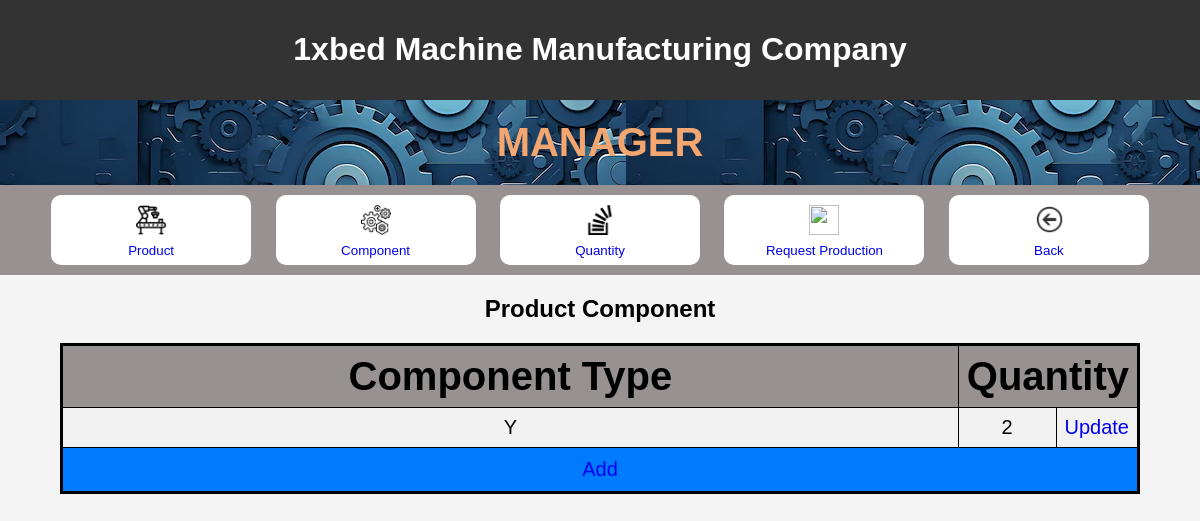
Screenshot of /manager/product/A/ with the database file from the repository.
### myproject/models.py (models this page shows)
class ProductComponent(models.Model):
    product_type = models.CharField(max_length=100)
    component_type = models.CharField(max_length=100)
    quantity = models.IntegerField()

### myproject/views.py (the view)
# urls.py: path("manager/product/<str:product_type>/", views.Product_.show_component, name="manager/product/product_type"),
    def show_component(request, product_type):
        product = get_object_or_404(Product, product_type=product_type)
        list_pro_com = ProductComponent.objects.filter(product_type=product.product_type)
        context = {"list_pro_com": list_pro_com, "product": product}
        return render(request, "myproject/product/show_component.html", context)

### myproject/templates/myproject/product/show_component.html (shortened to what this page needs)
<!DOCTYPE html>
<html lang="en">
<head>
    {% load static %}
    <link rel="stylesheet" href="{% static 'css/welcomepage.css' %}">
</head>
<body>
    <header>
        <h1>
            1xbed Machine Manufacturing Company
        </h1>
    </header>
    <div id = headerweb>
        <h1 id = welcome>
        MANAGER
        </h1>
    </div>
    <div id = link>
        <div>
    <button id = choice ><a
    href="/manager/product">
        <img id =icon src="{% static 'img/product.png' %}"
        width="50"
        height="50" >
        <br>
        Product
    </a></button>
    <button id = choice><a
        href="/manager/component">
            <img id =icon src="{% static 'img/component.png' %}"
            width="50"
            height="50" >
            <br>
            Component
    </a></button>
    <button id = choice><a
        href="/manager/quantity">
            <img id =icon src="{% static 'img/quantity.png' %}"
            width="50"
            height="50" >
            <br>
            Quantity
    </a></button>
    <button id = choice><a
        href="/manager/request_production">
            <img id =icon src="{% static 'img/checker.png' %}"
            width="50"
            height="50" >
            <br>
            Request Production
    </a></button>
    <button id = choice>
        <a
        href="/manager/product">
        <img id =icon src="{% static 'img/back.png' %}"
        width="50"
        height="50">
        <br>
        Back
    </a> </button>
    </div>
</div>
    <h2>
        Product Component
    </h2>
<table border="1">
    <tr>
        <th>Component Type</th>
        <th colspan="2">Quantity</th>
    </tr>
{% for pro_com in list_pro_com %}
    <tr>
        <td id = maincol>{{ pro_com.component_type }}</td>
        <td>{{ pro_com.quantity }}</td>
        <td width =5%><a href="{{ pro_com.component_type }}">{{"Update"}}</a></td>
    </tr>
{% endfor %}
<tr>
    <td id = add colspan="3">
        <a href="add_component" id="add" class="button">Add</a>
    </td>
</tr>
</table>
</body>
</html>

### myproject/static/css/welcomepage.css (style rules this page uses)
body { font-family: Arial, sans-serif; margin: 0; padding: 0; background-color: #f4f4f4; }
header { background-color: #333; color: #fff; padding: 10px 0; text-align: center; }
h1#welcome { background-image: url('logo.jpg'); font-size: 40px; margin: 0; padding: 20px 0; color: #f3a66f; text-align: center; font-style: bold; }
h2 { text-align: center; margin-bottom: 20px; color: black; }
button#choice { background-color: white; color: #fff; border: none; padding: 10px 20px; border-radius: 10px; cursor: pointer; position: center; width: 200px; height: 70px; margin: 10px; }
div#link { display: flex; justify-content: center; align-items: center; flex-wrap: wrap; background-color: #979191; height: 90px; }
table { width: 90%; border-collapse: collapse; background-color: #f2f2f2; font-size: 20px; border: 3px solid black; margin-top: 10px; margin: auto; }
td { border: 1px solid black; padding: 8px; text-align: center; }
td#add { background-color: #007bff; color: white; text-align: center; padding: 10px; height: 20px; }
a { display: inline-block; width: 100%; text-decoration: none; text-align: center; line-height: 20px; }
#maincol { width: 90%; }
th { border: 1px solid black; padding: 8px; text-align: center; font-size: 40px; background-color: #979191; }
img#icon { width: 30px; height: 30px; }

### rows the page displays
ProductComponent: component_type "Y", quantity "2", value "Update"
